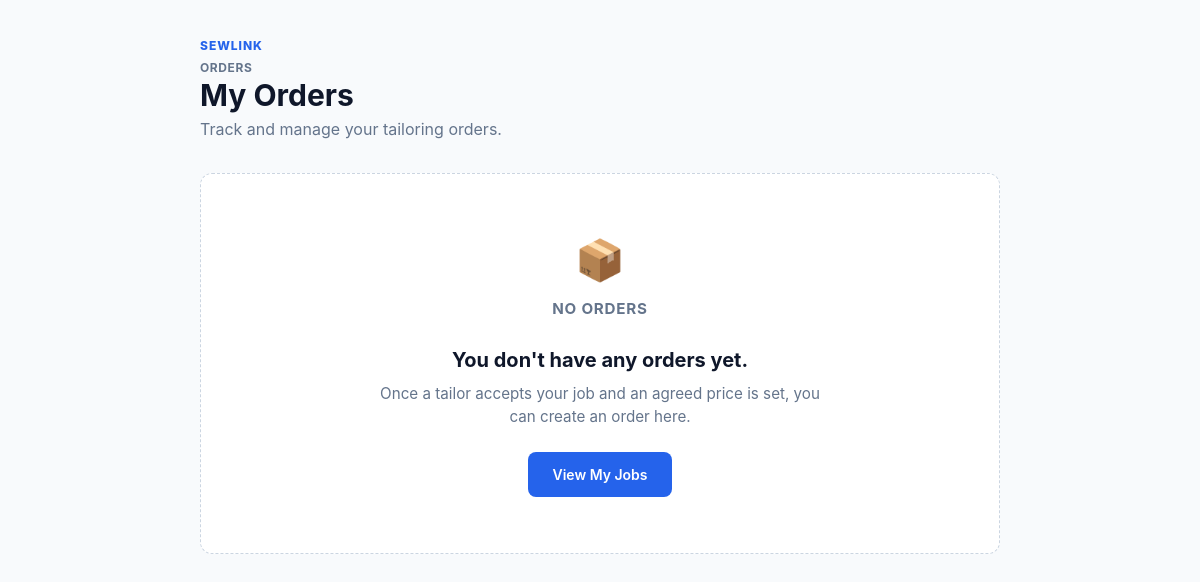
/orders/ (signed in), run on an earlier commit of the app's database.
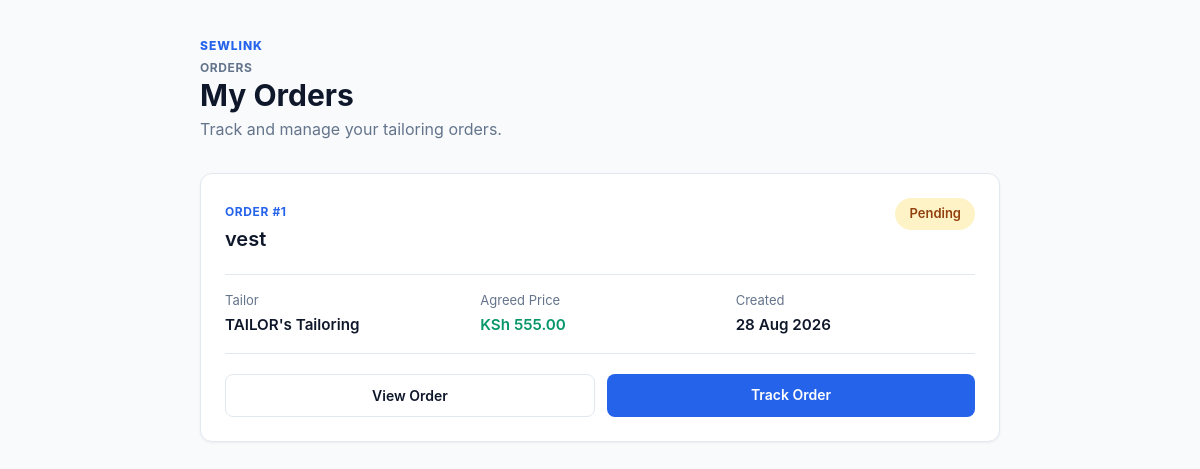
And on a later commit of the database.
### OrderApp/models.py (models this page shows, shortened)
class Order(models.Model):
    STATUS_CHOICES = (
        ('pending', 'Pending'),
        ('confirmed', 'Confirmed'),
        ('in_progress', 'In Progress'),
        ('completed', 'Completed'),
        ('cancelled', 'Cancelled'),
    )
    job = models.OneToOneField(
        Job,
        on_delete=models.CASCADE,
        related_name='order'
    )
    customer = models.ForeignKey(
        CustomerProfile,
        on_delete=models.CASCADE,
        related_name='orders'
    )
    tailor = models.ForeignKey(
        TailorProfile,
        on_delete=models.CASCADE,
        related_name='orders'
    )
    agreed_price = models.DecimalField(
        max_digits=10,
        decimal_places=2
    )
    status = models.CharField(
        max_length=20,
        choices=STATUS_CHOICES,
        default='pending'
    )
    created_at = models.DateTimeField(
        auto_now_add=True
    )
    updated_at = models.DateTimeField(
        auto_now=True
    )

### JobApp/models.py (models this page shows, shortened)
class Job(models.Model):
    CATEGORY_CHOICES = [
        ('tailoring', 'Tailoring'),
        ('alteration', 'Clothing Alteration'),
        ('repair', 'Clothing Repair'),
        ('embroidery', 'Embroidery'),
        ('design', 'Clothing Design'),
        ('other', 'Other'),
    ]
    STATUS_CHOICES = [
        ('open', 'Open'),
        ('pending', 'Pending'),
        ('accepted', 'Accepted'),
        ('rejected', 'Rejected'),
        ('in_progress', 'In Progress'),
        ('completed', 'Completed'),
        ('cancelled', 'Cancelled'),
    ]
    customer = models.ForeignKey(
        CustomerProfile,
        on_delete=models.CASCADE,
        related_name='jobs'
    )
    tailor = models.ForeignKey(
        TailorProfile,
        on_delete=models.SET_NULL,
        null=True,
        blank=True,
        related_name='jobs'
    )
    service = models.ForeignKey(
        Service,
        on_delete=models.SET_NULL,
        null=True,
        blank=True,
        related_name='jobs'
    )
    title = models.CharField(max_length=200)
    description = models.TextField()
    category = models.CharField(
        max_length=30,
        choices=CATEGORY_CHOICES,
        default='tailoring'
    )
    budget = models.DecimalField(
        max_digits=10,
        decimal_places=2,
        null=True,
        blank=True
    )
    agreed_price = models.DecimalField(
        max_digits=10,
        decimal_places=2,
        null=True,
        blank=True
    )
    deadline = models.DateField(
        null=True,
        blank=True
    )
    requested_date = models.DateField(
        null=True,
        blank=True
    )
    location = models.CharField(
        max_length=150
    )
    reference_image = models.ImageField(
        upload_to='job_references/',
        blank=True,
        null=True
    )
    status = models.CharField(
        max_length=20,
        choices=STATUS_CHOICES,
        default='open'
    )
    created_at = models.DateTimeField(
        auto_now_add=True
    )
    updated_at = models.DateTimeField(
        auto_now=True
    )

### TailorApp/models.py (models this page shows, shortened)
class TailorProfile(models.Model):
    user = models.OneToOneField(User, on_delete=models.CASCADE, related_name='tailor_profile')
    business_name = models.CharField(max_length=150)
    full_name = models.CharField(max_length=150)
    phone = models.CharField(max_length=20)
    location = models.CharField(max_length=150)
    profile_picture = models.ImageField(upload_to='tailor_profiles/', blank=True, null=True)
    bio = models.TextField(blank=True)
    experience_years = models.PositiveIntegerField(default=0)
    skills = models.ManyToManyField(Skill, blank=True, related_name='tailors')
    is_verified = models.BooleanField(default=False)
    is_available = models.BooleanField(default=True)
    created_at = models.DateTimeField(auto_now_add=True)
    updated_at = models.DateTimeField(auto_now=True)

### OrderApp/views.py (the view)
# urls.py: path('', views.order_list, name='order_list'),
@login_required
def order_list(request):
    customer = get_object_or_404(CustomerProfile, user=request.user)
    orders = Order.objects.filter(
        customer=customer
    ).select_related(
        'job',
        'tailor'
    ).order_by('-created_at')
    return render(request, 'OrderApp/order_list.html', {
        'customer': customer,
        'orders': orders,
    })

### OrderApp/templates/OrderApp/order_list.html (shortened to what this page needs)
{% load static %}
<!DOCTYPE html>
<html lang="en">
<head>
    <link rel="stylesheet" href="{% static 'css/order_list.css' %}">
</head>
<body>
<main class="container">
    <header class="page-header">
        <div>
            <span class="brand">SEWLINK</span>
            <p class="eyebrow">ORDERS</p>
            <h1>My Orders</h1>
            <p class="subtitle">Track and manage your tailoring orders.</p>
        </div>
    </header>
    {% if orders %}
        <section class="orders-list">
            {% for order in orders %}
                <article class="order-card">
                    <div class="order-header">
                        <div>
                            <span class="order-number">ORDER #{{ order.id }}</span>
                            <h2>{{ order.job.title }}</h2>
                        </div>
                        <span class="status status-{{ order.status|slugify }}">
                            {{ order.get_status_display }}
                        </span>
                    </div>
                    <div class="order-details">
                        <div class="detail-item">
                            <span>Tailor</span>
                            <strong>{{ order.tailor.business_name }}</strong>
                        </div>
                        <div class="detail-item">
                            <span>Agreed Price</span>
                            <strong class="price">KSh {{ order.agreed_price }}</strong>
                        </div>
                        <div class="detail-item">
                            <span>Created</span>
                            <strong>{{ order.created_at|date:"d M Y" }}</strong>
                        </div>
                    </div>
                    <div class="order-footer">
                        <a href="{% url 'OrderApp:order_detail' order.pk %}" class="view-button">
                            View Order
                        </a>
                        <a href="{% url 'OrderApp:order_tracking' order.pk %}" class="tracking-button">
                            Track Order
                        </a>
                    </div>
                </article>
            {% endfor %}
        </section>
    {% else %}
        <section class="empty-state">
            <div class="empty-icon">📦</div>
            <p class="eyebrow">NO ORDERS</p>
            <h2>You don't have any orders yet.</h2>
            <p>
                Once a tailor accepts your job and an agreed price is set,
                you can create an order here.
            </p>
            <a href="{% url 'JobApp:job_list' %}" class="browse-button">
                View My Jobs
            </a>
        </section>
    {% endif %}
</main>
</body>
</html>

What changed in the data, as far as the page shows it:
added Order: id "1", job "vest", status "Pending", tailor.business_name "TAILOR's Tailoring", agreed_price "555.00", created_at "28 Aug 2026"
Also different on the page:
text no longer shown: "📦 NO ORDERS You don't have any orders yet. Once a tailor accepts your job and an agreed price is set, you can create an order here. View My Jobs"
